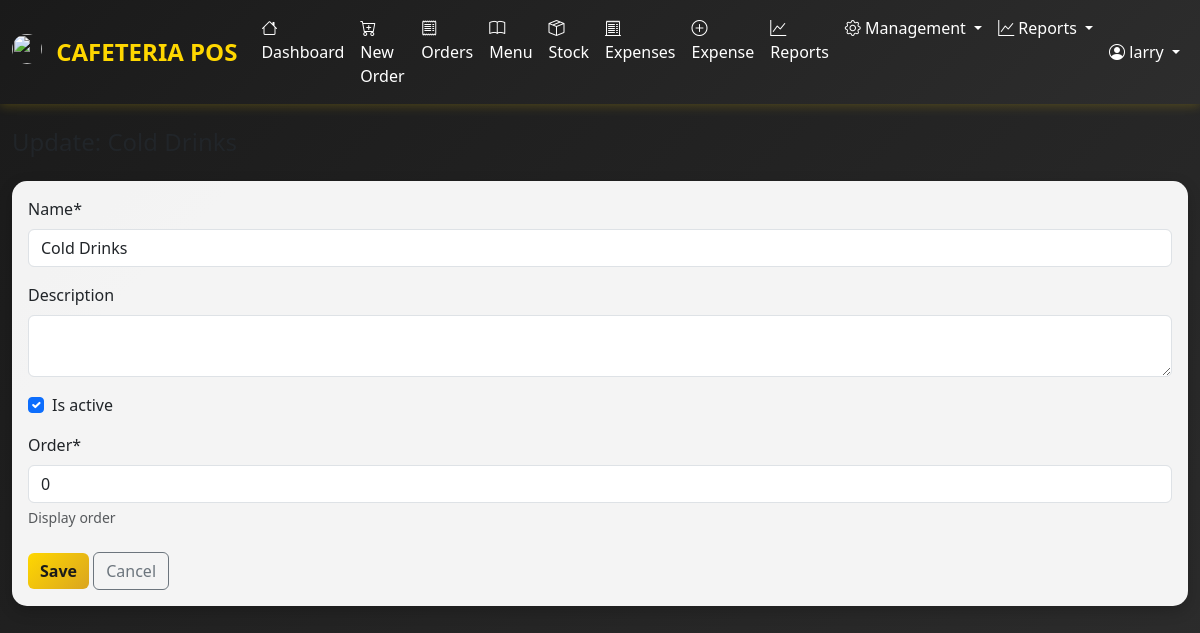
Screenshot of /menu/categories/2/update/ (signed in) with the database file from the repository.
### accounts/models.py (models this page shows, shortened)
class User(AbstractUser):
    ROLE_CHOICES = [
        ('SUPERADMIN', 'Super Admin'),
        ('WAITER', 'Waiter'),
        ('CASHIER', 'Cashier'),
    ]
    role = models.CharField(max_length=20, choices=ROLE_CHOICES, default='WAITER')
    phone_number = models.CharField(max_length=15, blank=True, null=True)
    is_active = models.BooleanField(default=True)
    created_at = models.DateTimeField(auto_now_add=True)
    updated_at = models.DateTimeField(auto_now=True)
    class Meta:
        ordering = ['-date_joined']
    @property
    def is_superadmin(self):
        return self.role == 'SUPERADMIN'
    def get_full_name(self):
        if self.first_name and self.last_name:
            return f"{self.first_name} {self.last_name}"
        return self.username

### menu/models.py (models this page shows, shortened)
class Category(models.Model):
    name = models.CharField(max_length=100, unique=True)
    description = models.TextField(blank=True)
    is_active = models.BooleanField(default=True)
    order = models.IntegerField(default=0, help_text="Display order")
    created_at = models.DateTimeField(auto_now_add=True)
    class Meta:
        ordering = ['order', 'name']
        verbose_name_plural = 'Categories'

### menu/views.py (the view)
# urls.py: path('categories/<int:pk>/update/', views.category_update, name='category_update'),
@login_required
@user_passes_test(can_manage_menu)  # only superadmin
def category_update(request, pk):
    category = get_object_or_404(Category, pk=pk)
    if request.method == 'POST':
        form = CategoryForm(request.POST, instance=category)
        if form.is_valid():
            form.save()
            messages.success(request, f'Category "{category.name}" updated!')
            return redirect('menu:category_list')
    else:
        form = CategoryForm(instance=category)
    return render(request, 'menu/category_form.html', {
        'form': form,
        'title': f'Update: {category.name}'
    })

### menu/forms.py
class CategoryForm(forms.ModelForm):
    class Meta:
        model = Category
        fields = ['name', 'description', 'is_active', 'order']
        widgets = {
            'name': forms.TextInput(attrs={'class': 'form-control'}),
            'description': forms.Textarea(attrs={'class': 'form-control', 'rows': 2}),
            'is_active': forms.CheckboxInput(attrs={'class': 'form-check-input'}),
            'order': forms.NumberInput(attrs={'class': 'form-control'}),
        }

### accounts/permissions.py (called while the page is built)
def is_superadmin(user):
    return user.is_authenticated and user.role == 'SUPERADMIN'

def can_manage_menu(user):
    return is_superadmin(user)

### templates/menu/category_form.html (shortened to what this page needs)
{% extends 'base.html' %}
{% load crispy_forms_tags %}
{% block content %}
<div class="container-fluid">
    <h4>{{ title }}</h4>
    <div class="card mt-4">
        <div class="card-body">
            <form method="post">
                {{ form|crispy }}
                <div class="mt-4">
                    <button type="submit" class="btn btn-primary">Save</button>
                    <a href="{% url 'menu:category_list' %}" class="btn btn-outline-secondary">Cancel</a>
                </div>
            </form>
        </div>
    </div>
</div>
{% endblock %}

### templates/base.html (shortened to what this page needs)
{% load static %}
<!DOCTYPE html>
<html lang="en">
<head>
    <link href="https://cdn.jsdelivr.net/npm/bootstrap@5.3.2/dist/css/bootstrap.min.css" rel="stylesheet">
    <link rel="stylesheet" href="https://cdn.jsdelivr.net/npm/bootstrap-icons@1.11.1/font/bootstrap-icons.css">
</head>
<body>
    {% if user.is_authenticated %}
    <nav class="navbar navbar-expand-lg navbar-dark mb-4">
        <div class="container-fluid">
            <a class="navbar-brand" href="{% url 'dashboard:home' %}">
                <img src="{% static 'images/favicon.png' %}" width="30" height="30" class="d-inline-block align-top me-2 rounded-circle" alt="">
                CAFETERIA POS
            </a>
            <div class="collapse navbar-collapse" id="navbarNav">
                <ul class="navbar-nav me-auto">
                    <li class="nav-item">
                        <a class="nav-link" href="{% url 'dashboard:home' %}">
                            <i class="bi bi-house"></i> Dashboard
                        </a>
                    </li>
                    <li class="nav-item">
                        <a class="nav-link" href="{% url 'orders:create_order' %}">
                            <i class="bi bi-cart-plus"></i> New Order
                        </a>
                    </li>
                    <li class="nav-item position-relative">
                        <a class="nav-link" href="{% url 'orders:order_list' %}">
                            <i class="bi bi-receipt"></i> Orders
                        </a>
                    </li>
                    <li class="nav-item">
                        <a class="nav-link" href="{% url 'menu:menuitem_list' %}">
                            <i class="bi bi-book"></i> Menu
                        </a>
                    </li>
                    {% if user.role in 'SUPERADMIN WAITER CASHIER' %}
                    <li class="nav-item">
                        <a class="nav-link" href="{% url 'inventory:stock_list' %}">
                            <i class="bi bi-box-seam"></i> Stock
                        </a>
                    </li>
                    <li class="nav-item">
                        <a class="nav-link" href="{% url 'expenses:expense_list' %}">
                            <i class="bi bi-receipt-cutoff"></i> Expenses
                        </a>
                    </li>
                    {% endif %}
                    {% if perms.can_manage_expenses or user.role in 'SUPERADMIN CASHIER WAITER' %}
                    <li class="nav-item">
                        <a class="nav-link" href="{% url 'expenses:expense_add' %}">
                            <i class="bi bi-plus-circle"></i> Expense
                        </a>
                    </li>
                    {% endif %}
                    {% if user.role == 'SUPERADMIN' %}
                    <li class="nav-item">
                        <a class="nav-link" href="{% url 'reports:sales_report' %}">
                            <i class="bi bi-graph-up"></i> Reports
                        </a>
                    </li>
                    {% elif user.role in 'CASHIER WAITER' %}
                    <li class="nav-item">
                        <a class="nav-link" href="{% url 'reports:today_summary' %}">
                            <i class="bi bi-list-check"></i> Today's Summary
                        </a>
                    </li>
                    {% endif %}
                    {% if user.is_superadmin %}
                    <li class="nav-item dropdown">
                        <a class="nav-link dropdown-toggle" href="#" role="button" data-bs-toggle="dropdown">
                            <i class="bi bi-gear"></i> Management
                        </a>
                    </li>
                    <li class="nav-item dropdown">
                        <a class="nav-link dropdown-toggle" href="#" role="button" data-bs-toggle="dropdown">
                            <i class="bi bi-graph-up"></i> Reports
                        </a>
                    </li>
                    {% endif %}
                </ul>
                <ul class="navbar-nav">
                    <li class="nav-item dropdown">
                        <a class="nav-link dropdown-toggle" href="#" role="button" data-bs-toggle="dropdown">
                            <i class="bi bi-person-circle"></i> {{ user.get_full_name }}
                        </a>
                    </li>
                </ul>
            </div>
        </div>
    </nav>
    {% endif %}
    <main>
        {% block content %}{% endblock %}
    </main>
</body>
</html>

### templates/base.html (style rules this page uses)
:root { --gold: #FFD700; --gold-dark: #DAA520; --gold-light: #FFF8DC; --dark: #1a1a1a; --gray: #6c757d; }
body { font-family: 'Segoe UI', Tahoma, Geneva, Verdana, sans-serif; background: linear-gradient(135deg, #1a1a1a 0%, #2d2d2d 100%); min-height: 100vh; }
.navbar { background: linear-gradient(135deg, var(--dark) 0%, #2d2d2d 100%); box-shadow: 0 2px 10px rgba(255, 215, 0, 0.2); }
.navbar-brand { color: var(--gold) !important; font-weight: bold; font-size: 1.5rem; }
.nav-link { color: #fff !important; transition: all 0.3s; }
.card { background: rgba(255, 255, 255, 0.95); border: none; border-radius: 15px; box-shadow: 0 5px 15px rgba(0, 0, 0, 0.2); transition: all 0.3s; }
.btn-primary { background: linear-gradient(135deg, var(--gold) 0%, var(--gold-dark) 100%); border: none; color: var(--dark); font-weight: bold; transition: all 0.3s; }

### rows the page displays
User: get_full_name "larry"
Category: name "Cold Drinks", is_active "☑", order "0"
